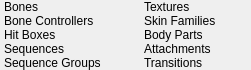
<?xml version="1.0" encoding="UTF-8"?>
<ui version="4.0">
 <class>ui::assets::studiomodel::StudioModelModelInfoPanel</class>
 <widget class="QWidget" name="ui::assets::studiomodel::StudioModelModelInfoPanel">
  <property name="geometry">
   <rect>
    <x>0</x>
    <y>0</y>
    <width>235</width>
    <height>67</height>
   </rect>
  </property>
  <property name="windowTitle">
   <string>Form</string>
  </property>
  <layout class="QHBoxLayout" name="horizontalLayout">
   <property name="spacing">
    <number>0</number>
   </property>
   <property name="sizeConstraint">
    <enum>QLayout::SetFixedSize</enum>
   </property>
   <property name="leftMargin">
    <number>4</number>
   </property>
   <property name="topMargin">
    <number>0</number>
   </property>
   <property name="rightMargin">
    <number>4</number>
   </property>
   <property name="bottomMargin">
    <number>0</number>
   </property>
   <item>
    <layout class="QGridLayout" name="gridLayout_2" columnminimumwidth="0,25,0,0,25">
     <property name="rightMargin">
      <number>0</number>
     </property>
     <property name="bottomMargin">
      <number>0</number>
     </property>
     <property name="horizontalSpacing">
      <number>6</number>
     </property>
     <property name="verticalSpacing">
      <number>0</number>
     </property>
     <item row="0" column="1">
      <widget class="QLabel" name="BonesValue">
       <property name="text">
        <string/>
       </property>
       <property name="alignment">
        <set>Qt::AlignRight|Qt::AlignTrailing|Qt::AlignVCenter</set>
       </property>
      </widget>
     </item>
     <item row="4" column="3">
      <widget class="QLabel" name="label_12">
       <property name="text">
        <string>Transitions</string>
       </property>
      </widget>
     </item>
     <item row="0" column="4">
      <widget class="QLabel" name="TexturesValue">
       <property name="text">
        <string/>
       </property>
       <property name="alignment">
        <set>Qt::AlignRight|Qt::AlignTrailing|Qt::AlignVCenter</set>
       </property>
      </widget>
     </item>
     <item row="3" column="3">
      <widget class="QLabel" name="label_11">
       <property name="text">
        <string>Attachments</string>
       </property>
      </widget>
     </item>
     <item row="2" column="0">
      <widget class="QLabel" name="label_7">
       <property name="text">
        <string>Hit Boxes</string>
       </property>
      </widget>
     </item>
     <item row="3" column="4">
      <widget class="QLabel" name="AttachmentsValue">
       <property name="text">
        <string/>
       </property>
       <property name="alignment">
        <set>Qt::AlignRight|Qt::AlignTrailing|Qt::AlignVCenter</set>
       </property>
      </widget>
     </item>
     <item row="1" column="1">
      <widget class="QLabel" name="BoneControllersValue">
       <property name="text">
        <string/>
       </property>
       <property name="alignment">
        <set>Qt::AlignRight|Qt::AlignTrailing|Qt::AlignVCenter</set>
       </property>
      </widget>
     </item>
     <item row="0" column="0">
      <widget class="QLabel" name="BonesLabel">
       <property name="text">
        <string>Bones</string>
       </property>
      </widget>
     </item>
     <item row="3" column="0">
      <widget class="QLabel" name="label_8">
       <property name="text">
        <string>Sequences</string>
       </property>
      </widget>
     </item>
     <item row="4" column="0">
      <widget class="QLabel" name="label_9">
       <property name="text">
        <string>Sequence Groups</string>
       </property>
      </widget>
     </item>
     <item row="1" column="4">
      <widget class="QLabel" name="SkinFamiliesValue">
       <property name="text">
        <string/>
       </property>
       <property name="alignment">
        <set>Qt::AlignRight|Qt::AlignTrailing|Qt::AlignVCenter</set>
       </property>
      </widget>
     </item>
     <item row="2" column="4">
      <widget class="QLabel" name="BodyPartsValue">
       <property name="text">
        <string/>
       </property>
       <property name="alignment">
        <set>Qt::AlignRight|Qt::AlignTrailing|Qt::AlignVCenter</set>
       </property>
      </widget>
     </item>
     <item row="4" column="1">
      <widget class="QLabel" name="SequenceGroupsValue">
       <property name="text">
        <string/>
       </property>
       <property name="alignment">
        <set>Qt::AlignRight|Qt::AlignTrailing|Qt::AlignVCenter</set>
       </property>
      </widget>
     </item>
     <item row="4" column="4">
      <widget class="QLabel" name="TransitionsValue">
       <property name="text">
        <string/>
       </property>
       <property name="alignment">
        <set>Qt::AlignRight|Qt::AlignTrailing|Qt::AlignVCenter</set>
       </property>
      </widget>
     </item>
     <item row="3" column="1">
      <widget class="QLabel" name="SequencesValue">
       <property name="text">
        <string/>
       </property>
       <property name="alignment">
        <set>Qt::AlignRight|Qt::AlignTrailing|Qt::AlignVCenter</set>
       </property>
      </widget>
     </item>
     <item row="1" column="0">
      <widget class="QLabel" name="BoneControllersLabel">
       <property name="text">
        <string>Bone Controllers</string>
       </property>
      </widget>
     </item>
     <item row="1" column="3">
      <widget class="QLabel" name="SkinFamiliesLabel">
       <property name="text">
        <string>Skin Families</string>
       </property>
      </widget>
     </item>
     <item row="2" column="1">
      <widget class="QLabel" name="HitBoxesValue">
       <property name="text">
        <string/>
       </property>
       <property name="alignment">
        <set>Qt::AlignRight|Qt::AlignTrailing|Qt::AlignVCenter</set>
       </property>
      </widget>
     </item>
     <item row="2" column="3">
      <widget class="QLabel" name="label_10">
       <property name="text">
        <string>Body Parts</string>
       </property>
      </widget>
     </item>
     <item row="0" column="3">
      <widget class="QLabel" name="TexturesLabel">
       <property name="text">
        <string>Textures</string>
       </property>
      </widget>
     </item>
     <item row="0" column="2">
      <spacer name="horizontalSpacer_2">
       <property name="orientation">
        <enum>Qt::Horizontal</enum>
       </property>
       <property name="sizeType">
        <enum>QSizePolicy::Fixed</enum>
       </property>
       <property name="sizeHint" stdset="0">
        <size>
         <width>6</width>
         <height>0</height>
        </size>
       </property>
      </spacer>
     </item>
    </layout>
   </item>
  </layout>
 </widget>
 <resources/>
 <connections/>
</ui>
